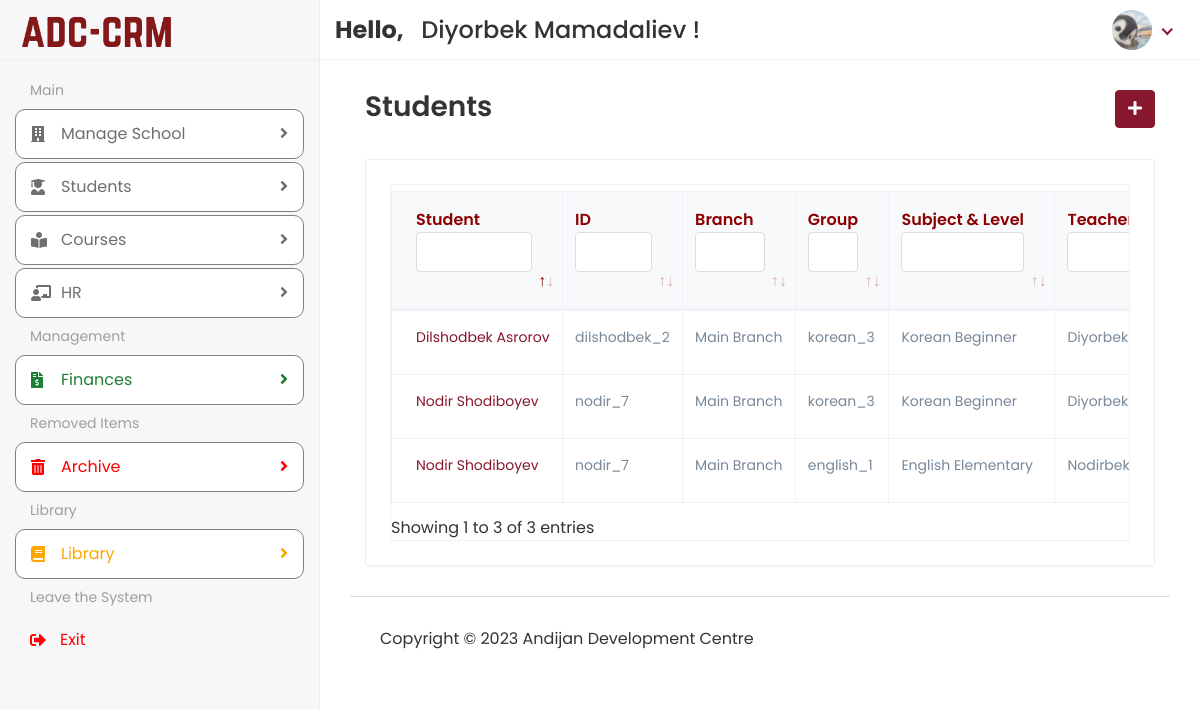
The page /Hod/Student/View (signed in) on the database its author committed.
### app/models.py (models this page shows, shortened)
class customUser(AbstractUser):
    USER = (
        (1, 'HOD'),
        (3, 'STUDENT'),
    )
    user_type = models.CharField(choices=USER, max_length=50, default=1)
    profile_pic = models.ImageField(upload_to='media/profile_pic',blank=True, null=True)

class Student(models.Model):
    admin = models.OneToOneField(customUser, on_delete=models.CASCADE)
    mobile = models.CharField(max_length=14)
    mobiletwo = models.CharField(max_length=14)
    preferred_course = models.CharField(max_length=30, blank=True, null=True)
    preferred_level = models.CharField(max_length=30, blank=True, null=True)
    preferred_days = models.CharField(max_length=30, blank=True, null=True)
    preferred_time = models.CharField(max_length=30, blank=True, null=True)
    last_payment = models.ForeignKey(
        'Payments',
        on_delete=models.SET_NULL,
        blank=True,
        null=True,
        related_name='last_payment_for_student',
        help_text='Last payment made by the student',
    )
    address = models.CharField(max_length=150, blank=True, null=True)
    course_id = models.ForeignKey(Course, on_delete=models.DO_NOTHING, blank=True, null=True)
    birth_date = models.DateTimeField()
    status = models.CharField(max_length=20, blank=True, null=True)
    branch = models.ForeignKey('Branch', on_delete=models.SET_NULL, blank=True, null=True)
    created_at = models.DateTimeField(auto_now_add=True)
    updated_at = models.DateTimeField(auto_now_add=True)

class Course(models.Model):
    subject = models.CharField(max_length=100)
    level = models.CharField(max_length=150)
    branch = models.ForeignKey('Branch', on_delete=models.SET_NULL, blank=True, null=True)
    username = models.CharField(max_length=50, blank=True, null=True)
    teacher_id = models.ForeignKey(Staff, on_delete=models.DO_NOTHING, blank=True, null=True)
    status = models.CharField(max_length=30, blank=True, null=True)
    days = models.CharField(max_length=25, blank=True, null=True)
    hours = models.CharField(max_length=25, blank=True, null=True)
    created_at = models.DateTimeField(auto_now_add=True)
    updated_at = models.DateTimeField(auto_now=True)  # Updated

class Branch(models.Model):
    profile_pic = models.ImageField(upload_to='media/profile_pic', blank=True, null=True)
    name = models.CharField(max_length=100)
    address = models.CharField(max_length=255)
    phone_number = models.CharField(max_length=20)
    rooms = models.CharField(max_length=20, blank=True, null=True)

class Staff(models.Model):
    admin = models.OneToOneField(customUser, on_delete=models.CASCADE)
    department = models.CharField(max_length=50)
    role = models.CharField(max_length=100)
    fines = models.CharField(max_length=30, blank=True, null=True)
    bonus = models.CharField(max_length=30, blank=True, null=True)
    tax = models.CharField(max_length=30, blank=True, null=True)
    salary_type = models.CharField(max_length=30)
    branch = models.ForeignKey('Branch', on_delete=models.SET_NULL, blank=True, null=True)
    work_format = models.CharField(max_length=30)
    salary_amount = models.CharField(max_length=30)
    birth_date = models.DateTimeField(blank=True, null=True)
    status = models.CharField(max_length=20, blank=True, null=True)
    address = models.TextField(max_length=150, blank=True, null=True)
    mobile = models.CharField(max_length=20, blank=True, null=True)
    mobiletwo = models.CharField(max_length=20, blank=True, null=True)
    created_date = models.DateTimeField(auto_now_add=True)
    updated_date = models.DateTimeField(auto_now_add=True)

class ExistingStudent(models.Model):
    first_name = models.CharField(max_length=40, blank=True, null=True)
    last_name = models.CharField(max_length=40, blank=True, null=True)
    student_id = models.CharField(max_length=30, blank=True, null=True)
    preferred_course = models.CharField(max_length=30)
    mobile = models.CharField(max_length=15, blank=True, null=True)
    preferred_level = models.CharField(max_length=30)
    preferred_days = models.CharField(max_length=30)
    preferred_time = models.CharField(max_length=30)
    last_payment = models.ForeignKey(
        'Payments',
        on_delete=models.SET_NULL,
        blank=True,
        null=True,
        related_name='last_payment_for_existing_student',
        help_text='Last payment made by the student',
    )
    course_id = models.ForeignKey(Course, on_delete=models.DO_NOTHING, blank=True, null=True)
    status = models.CharField(max_length=20, blank=True, null=True)
    created_at = models.DateTimeField(auto_now_add=True)

### ADC_school_project/Hod_Views.py (the view)
# urls.py: path('Hod/Student/View', Hod_Views.VIEW_STUDENT, name="view_student"),
@login_required(login_url='/')
def VIEW_STUDENT(request):
    student = Student.objects.filter(status='Active')
    existing = ExistingStudent.objects.filter(status='Active')
    context = {
        'student': student,
        'existing': existing
    }
    return render(request, 'Hod/view_student.html', context)

### templates/Hod/view_student.html (shortened to what this page needs)
{% extends 'base.html' %}
{% block content %}
    <div class="content container-fluid">
               <div class="page-header">
                  <div class="row align-items-center">
                     <div class="col">
                        <h3 class="page-title">Students</h3>
                     </div>
                     <div class="col-auto text-right float-right ml-auto">
                        <a href="{% url 'add_student' %}" class="btn btn-primary"><i class="fas fa-plus"></i></a>
                     </div>
                  </div>
               </div>
               <div class="row">
                  <div class="col-sm-12">
                     <div class="card card-table">
                        <div class="card-body">
                           <div class="table-responsive table-bordered table-hover">
                              <table class="data-table table" style="table-layout: auto;">
  <thead class="thead-light">
    <tr>
      <th style="color: darkred">Student</th>
      <th style="color: darkred">ID</th>
        <th style="color: darkred">Branch</th>
      <th style="color: darkred">Group</th>
        <th style="color: darkred">Subject & Level</th>
        <th style="color: darkred">Teacher</th>
    </tr>
  </thead>
  <tbody>
    {% for i in student %}
    <tr>
      <td style="font-size: 14px">
        <a href="{% url 'edit_student' i.id %}">{{ i.admin.first_name }}&nbsp;{{ i.admin.last_name }}</a>
      </td>
      <td style="color: lightslategray; font-size: 14px">{{ i.admin.username }}</td>
      <td style="color: lightslategray; font-size: 14px">{{ i.course_id.branch.name }}</td>
      <td style="color: lightslategray; font-size: 14px">{{ i.course_id.username }}</td>
        <td style="color: lightslategray; font-size: 14px">{{ i.course_id.subject }} {{ i.course_id.level }}</td>
      <td style="color: lightslategray; font-size: 14px">{{ i.course_id.teacher_id.admin.first_name }}</td>
    </tr>
{% endfor %}
{% for j in existing %}
    <tr>
      <td style="font-size: 14px">
        <a href="{% url 'edit_existing' j.id %}">{{ j.first_name }} {{ j.last_name }}</a>
      </td>
      <td style="color: lightslategray; font-size: 14px">{{ j.student_id }}</td>
      <td style="color: lightslategray; font-size: 14px">{{ j.course_id.branch.name }}</td>
      <td style="color: lightslategray; font-size: 14px">{{ j.course_id.username }}</td>
        <td style="color: lightslategray; font-size: 14px">{{ j.course_id.subject }} {{ j.course_id.level }}</td>
      <td style="color: lightslategray; font-size: 14px">{{ j.course_id.teacher_id.admin.first_name }}</td>
    </tr>
{% endfor %}
  </tbody>
</table>
                           </div>
                        </div>
                     </div>
                  </div>
               </div>
            </div>
{% endblock %}

### templates/includes/header.html (shortened to what this page needs)
{% load static %}
<div class="header">
            <div class="header-left">
               <a href="{% url 'hod_home' %}" class="logo">
               <img src="{% static 'assets/img/logo.png' %}" alt="Logo">
               </a>
            </div>
            <div class="top-nav-search mt-3">
                <h4>
                    <strong>
                        Hello,
                    </strong>&nbsp;<span>
                    {{ user.first_name }} {{ user.last_name }}
                </span>!</h4>
            </div>
            <ul class="nav user-menu">
               <li class="nav-item dropdown has-arrow">
                  <a href="#" class="dropdown-toggle nav-link" data-toggle="dropdown">
                      {% if user.profile_pic == "" %}
                          <span class="user-img"><img class="rounded-circle" src="{% static 'assets/img/noimg.png' %}" width="31" alt="Profile_Picture"></span>
                      {% else %}
                  <span class="user-img"><img class="rounded-circle" src="/{{ user.profile_pic }}" width="31" alt="Profile_Picture"></span>
                      {% endif %}
                  </a>
               </li>
            </ul>
         </div>

### static/assets/css/style.css (style rules this page uses)
html { height: 100%; }
body { background-color: #fff; color: #333; font-family: 'Poppins', sans-serif; font-size: 1rem; height: 100%; line-height: 1.5; overflow-x: hidden; }
h1, h2, h3, h4, h5, h6 { font-family: 'Poppins', sans-serif; margin-top: 0; }
a { color: #86172c; }
input, button, a { transition: all 0.4s ease; -moz-transition: all 0.4s ease; -o-transition: all 0.4s ease; -ms-transition: all 0.4s ease; -webkit-transition: all 0.4s ease; }
ul, ol { padding: 0px; list-style: none; }
.table { color: #333; max-width: 100%; margin-bottom: 0; width: 100%; }
.table.dataTable { border-collapse: collapse !important; border: 1px solid rgba(0, 0, 0, 0.05); }
.table thead tr th { font-weight: 600; }
.table tbody tr { border-bottom: 1px solid rgba(0, 0, 0, 0.05); }
.table-bordered { border: 1px solid rgba(0, 0, 0, 0.05) !important; }
.table-bordered th, .table-bordered td { border-color: rgba(0, 0, 0, 0.05); }
.card-table .card-body .table > thead > tr > th { border-top: 0; }
.card-table .card-body .table tr td:first-child, .card-table .card-body .table tr th:first-child { padding-left: 1.5rem; }
.card-table .table td, .card-table .table th { border-top: 1px solid #e2e5e8; padding: 1rem 0.75rem; white-space: nowrap; }
.table .thead-light th { color: #495057; background-color: #f8f9fa; border-color: #eff2f7; }
.table-responsive { display: block; width: 100%; overflow-x: auto; }
.btn-primary { background-color: #86172c; border: 1px solid #86172c; }
.card { border: 1px solid #ececf5; box-shadow: 0 1px 3px 0 rgba(0, 0, 0, 0.03); margin-bottom: 1.875rem; }
.card-body { padding: 1.5rem; }
.header { background-color: #fff; border-bottom: 1px solid #f3f3f4; left: 0; position: fixed; right: 0; top: 0; z-index: 1001; height: 60px; }
.header .header-left { float: left; height: 60px; padding: 0 20px; position: relative; width: 320px; z-index: 1; transition: all 0.2s ease-in-out; background-color: #f7f7fa; border-bottom: 1px solid #efefef; border-right: 1px solid #ececf5; display: flex; align-items: center; }
.header .header-left .logo { display: inline-block; line-height: 60px; }
.header .header-left .logo img { max-height: 40px; width: auto; }
.header .dropdown-toggle:after { display: none; }
.header .has-arrow .dropdown-toggle:after { border-top: 0; border-left: 0; border-bottom: 2px solid #86172c; border-right: 2px solid #86172c; content: ''; height: 8px; display: inline-block; pointer-events: none; -webkit-transform-origin: 66% 66%; -ms-transform-origin: 66% 66%; transform-origin: 66% 66%; -webkit-transform: rotate(45deg); -ms-transform: rotate(45deg); transform: rotate(45deg); -webkit-transition: all 0.15s ease-in-out; transition: all 0.15s ease-in-out; width: 8px; vertical-align: 0px; }
.user-menu { float: right; margin: 0; position: relative; z-index: 99; padding-right: 15px; }
.user-menu.nav > li > a { color: #a0a0a0; font-size: 14px; line-height: 58px; padding: 0 15px; height: 60px; }
.user-img { margin-right: 3px; position: relative; }
.top-nav-search { float: left; margin-left: 15px; }
.page-header { margin-bottom: 1.875rem; }
.page-title { font-size: 28px; font-weight: 600; color: #333; margin-bottom: 5px; }
th, td { white-space: nowrap; }

### templates/includes/header.html (style rules this page uses)
.user-img img { border-radius: 50%; width: 40px; height: 40px; object-fit: cover; }

### rows shown on the page
customUser: first_name "Diyorbek", last_name "Mamadaliev", profile_pic (picture)
Student: admin.first_name "Dilshodbek", admin.last_name "Asrorov", admin.username "dilshodbek_2", course_id.branch.name "Main Branch", course_id.username "korean_3", course_id.subject "Korean", course_id.level "Beginner", course_id.teacher_id.admin.first_name "Diyorbek"
Student: admin.first_name "Nodir", admin.last_name "Shodiboyev", admin.username "nodir_7", course_id.branch.name "Main Branch", course_id.username "english_1", course_id.subject "English", course_id.level "Elementary", course_id.teacher_id.admin.first_name "Nodirbek"
ExistingStudent: first_name "Nodir", last_name "Shodiboyev", student_id "nodir_7", course_id.branch.name "Main Branch", course_id.username "korean_3", course_id.subject "Korean", course_id.level "Beginner", course_id.teacher_id.admin.first_name "Diyorbek"
